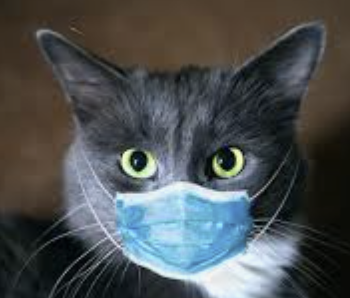
#> input picture Detection/Eye_and_face/Eye_detector_Cat.png, 350 x 298 px, given in place of the camera
$ python ColorThresholdSelector.py
#> lines starting #> are read from the running program, lines starting #| are printed output that depends on the picture; after the words box and inside, x2 and y2 are one past the last pixel; in counts of white or black regions, pixels touching at a corner belong together
""" IMPORTS """

import cv2 as cv2
import numpy as np


""" FUNCTIONS """

def gammaCorrection(src, gamma):
    invGamma = 1 / (gamma+0.001)

    table = [((i / 255) ** invGamma) * 255 for i in range(256)]
    table = np.array(table, np.uint8)

    return cv2.LUT(src, table)


""" MAIN """

if __name__ == '__main__':

    # Create 2 windows to display image
    src_window_name = "Source Image"
    dst_window_name = "Pipeline"
    cv2.namedWindow(src_window_name, cv2.WINDOW_NORMAL)
    cv2.namedWindow(dst_window_name, cv2.WINDOW_NORMAL)

    # Add controls to the webcam image to control blurring and HSV bandwidth
    cv2.createTrackbar('Kernel', src_window_name, 23, 50, lambda x: None)
    cv2.createTrackbar('Sigma', src_window_name, 30, 37, lambda x: None)
    cv2.createTrackbar('Gamma', src_window_name, 16, 30, lambda x: None)

    cv2.createTrackbar('hMin', src_window_name, 10, 255, lambda x: None)
    cv2.createTrackbar('sMin', src_window_name, 60, 255, lambda x: None)
    cv2.createTrackbar('vMin', src_window_name, 150, 255, lambda x: None)
    cv2.createTrackbar('hMax', src_window_name, 255, 255, lambda x: None)
    cv2.createTrackbar('sMax', src_window_name, 255, 255, lambda x: None)
    cv2.createTrackbar('vMax', src_window_name, 255, 255, lambda x: None)

    # define a video capture object
    cam = cv2.VideoCapture(0)

    while True:

        # Get an image fro the camera
        ret, frame = cam.read()
#> frame is the input picture: shape (298, 350, 3); mean B, G, R 81.5, 80.4, 76.3
        if frame is None:
            continue

        # Get values from slider controls
        k = int(cv2.getTrackbarPos('Kernel', src_window_name))
        s = int(cv2.getTrackbarPos('Sigma', src_window_name))

        g = int(cv2.getTrackbarPos('Gamma', src_window_name))

        h_min = int(cv2.getTrackbarPos('hMin', src_window_name))
        s_min = int(cv2.getTrackbarPos('sMin', src_window_name))
        v_min = int(cv2.getTrackbarPos('vMin', src_window_name))

        h_max = int(cv2.getTrackbarPos('hMax', src_window_name))
        s_max = int(cv2.getTrackbarPos('sMax', src_window_name))
        v_max = int(cv2.getTrackbarPos('vMax', src_window_name))

        # Gamma adjustment
        g *= 0.1
        gamma = gammaCorrection(frame, g)
#> in gammaCorrection, `return cv2.LUT(src, table)`:
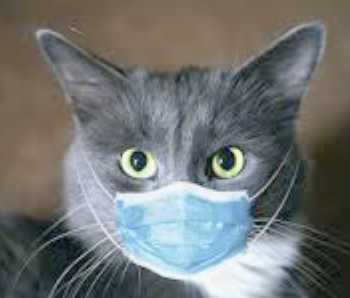
#> returned value: shape (298, 350, 3); mean of channels 0, 1, 2 115.8, 116.7, 113.5; drawn as B, G, R

        # Blur
        k += (k + 1) % 2  # Ensure the kernel size is odd
        blur = cv2.GaussianBlur(gamma, (k, k), s)
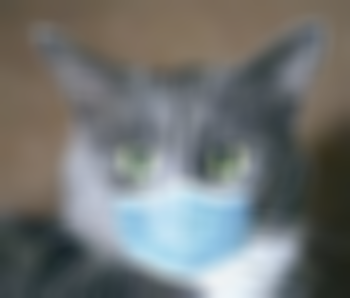
#> blur: shape (298, 350, 3); mean B, G, R 115.8, 116.7, 113.5

        # Convert color image to HSV image
        hsv = cv2.cvtColor(blur, cv2.COLOR_BGR2HSV)
#> hsv: shape (298, 350, 3); mean H, S, V 67.7, 45.2, 125.9

        # Apply mask thresholding to HSV image
        hsv_min = np.array([h_min, s_min, v_min], np.uint8)
        hsv_max = np.array([h_max, s_max, v_max], np.uint8)
        mask = cv2.inRange(hsv, hsv_min, hsv_max)
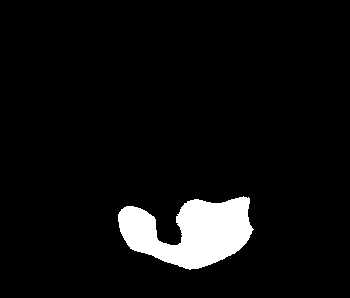
#> mask: shape (298, 350); 5.9% white; 1 white region, box (x1, y1, x2, y2) and area: (118, 196, 254, 270) 6129

        # Remove noise with erosion + dilation
        morph = np.ones((5, 5), np.uint8)
        erode = cv2.erode(mask, morph, iterations=2)
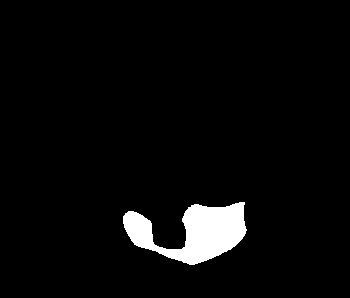
#> erode: shape (298, 350); 4% white; 1 white region, box (x1, y1, x2, y2) and area: (123, 202, 247, 265) 4133
        dilate = cv2.dilate(erode, morph, iterations=2)
#> dilate: shape (298, 350); 5.8% white; 1 white region, box (x1, y1, x2, y2) and area: (119, 198, 251, 269) 6061
        bgr_mask = cv2.cvtColor(dilate, cv2.COLOR_GRAY2BGR)

        # Detect Edges for fun
        edges = cv2.Canny(dilate, threshold1=64, threshold2=128)
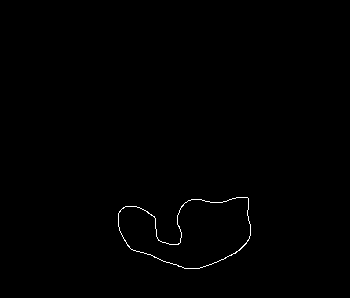
#> edges: shape (298, 350); 0.39% white in thin lines or dots, all inside (x1, y1, x2, y2) = (118, 197, 251, 269)
        contours = cv2.findNonZero(edges)
#> contours = contour of 408 points, box (x1, y1, x2, y2) (118, 197, 251, 269), area 1922

        # Update image windows
        cv2.imshow(src_window_name, np.hstack((frame, gamma, hsv, bgr_mask)))
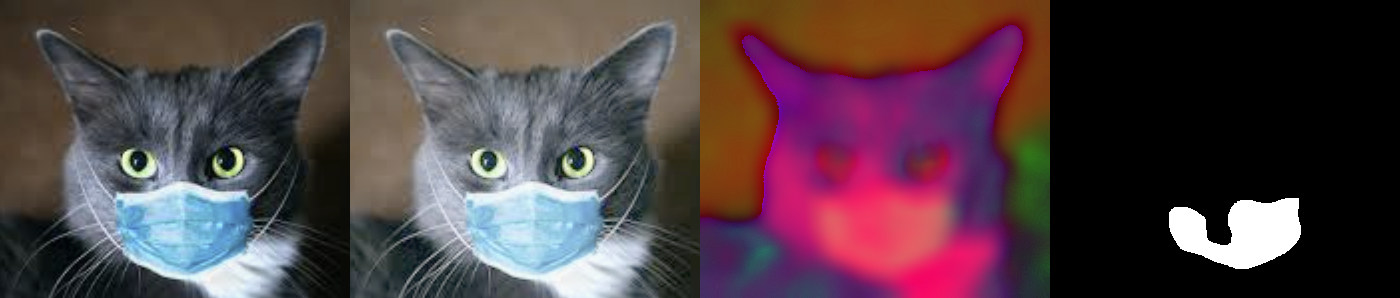
#> window 'Source Image': shape (298, 1400, 3); mean B, G, R 69.9, 64.3, 82.6
        cv2.imshow(dst_window_name, np.hstack((mask, erode, dilate, edges)))
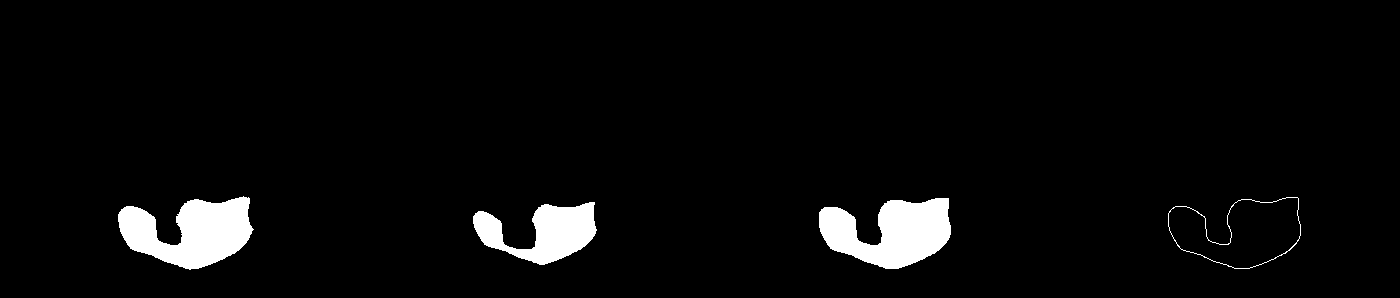
#> window 'Pipeline': shape (298, 1400); 4% white; 4 white regions, box (x1, y1, x2, y2) and area: (118, 196, 254, 270) 6129, (819, 198, 951, 269) 6061, (473, 202, 597, 265) 4133, (1168, 197, 1301, 269) 408
        cv2.waitKey(1)
